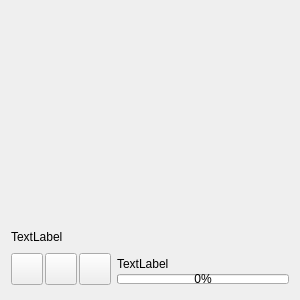
<?xml version="1.0" encoding="UTF-8"?>
<ui version="4.0">
 <class>SoundPlayerView</class>
 <widget class="QWidget" name="SoundPlayerView">
  <property name="geometry">
   <rect>
    <x>0</x>
    <y>0</y>
    <width>300</width>
    <height>300</height>
   </rect>
  </property>
  <property name="maximumSize">
   <size>
    <width>300</width>
    <height>300</height>
   </size>
  </property>
  <property name="windowTitle">
   <string>Sound player</string>
  </property>
  <property name="floating" stdset="0">
   <bool>true</bool>
  </property>
  <layout class="QVBoxLayout" name="verticalLayout">
   <property name="spacing">
    <number>2</number>
   </property>
   <item>
    <widget class="QWidget" name="widget" native="true"/>
   </item>
   <item>
    <widget class="QWidget" name="widget_5" native="true">
     <property name="maximumSize">
      <size>
       <width>16777215</width>
       <height>20</height>
      </size>
     </property>
     <layout class="QVBoxLayout" name="verticalLayout_3">
      <property name="spacing">
       <number>0</number>
      </property>
      <property name="leftMargin">
       <number>0</number>
      </property>
      <property name="topMargin">
       <number>0</number>
      </property>
      <property name="rightMargin">
       <number>0</number>
      </property>
      <property name="bottomMargin">
       <number>0</number>
      </property>
      <item>
       <widget class="QLabel" name="labelURI">
        <property name="maximumSize">
         <size>
          <width>16777215</width>
          <height>16777215</height>
         </size>
        </property>
        <property name="text">
         <string>TextLabel</string>
        </property>
        <property name="scaledContents">
         <bool>true</bool>
        </property>
       </widget>
      </item>
     </layout>
    </widget>
   </item>
   <item>
    <widget class="QWidget" name="widget_2" native="true">
     <property name="maximumSize">
      <size>
       <width>16777215</width>
       <height>40</height>
      </size>
     </property>
     <layout class="QHBoxLayout" name="horizontalLayout">
      <property name="leftMargin">
       <number>0</number>
      </property>
      <property name="topMargin">
       <number>0</number>
      </property>
      <property name="rightMargin">
       <number>0</number>
      </property>
      <property name="bottomMargin">
       <number>0</number>
      </property>
      <item>
       <widget class="QWidget" name="widget_3" native="true">
        <layout class="QHBoxLayout" name="horizontalLayout_2">
         <property name="spacing">
          <number>2</number>
         </property>
         <property name="leftMargin">
          <number>0</number>
         </property>
         <property name="topMargin">
          <number>0</number>
         </property>
         <property name="rightMargin">
          <number>0</number>
         </property>
         <property name="bottomMargin">
          <number>0</number>
         </property>
         <item>
          <widget class="QPushButton" name="pushButtonPlay">
           <property name="maximumSize">
            <size>
             <width>32</width>
             <height>32</height>
            </size>
           </property>
           <property name="text">
            <string/>
           </property>
           <property name="icon">
            <iconset resource="../../Shared/Resources/icons.qrc">
             <normaloff>:/icons/icons/blue_play.png</normaloff>:/icons/icons/blue_play.png</iconset>
           </property>
          </widget>
         </item>
         <item>
          <widget class="QPushButton" name="pushButtonPause">
           <property name="maximumSize">
            <size>
             <width>32</width>
             <height>32</height>
            </size>
           </property>
           <property name="text">
            <string/>
           </property>
           <property name="icon">
            <iconset resource="../../Shared/Resources/icons.qrc">
             <normaloff>:/icons/icons/blue_pause.png</normaloff>:/icons/icons/blue_pause.png</iconset>
           </property>
          </widget>
         </item>
         <item>
          <widget class="QPushButton" name="pushButtonStop">
           <property name="maximumSize">
            <size>
             <width>32</width>
             <height>32</height>
            </size>
           </property>
           <property name="text">
            <string/>
           </property>
           <property name="icon">
            <iconset resource="../../Shared/Resources/icons.qrc">
             <normaloff>:/icons/icons/blue_stop.png</normaloff>:/icons/icons/blue_stop.png</iconset>
           </property>
          </widget>
         </item>
        </layout>
       </widget>
      </item>
      <item>
       <widget class="QWidget" name="widget_4" native="true">
        <layout class="QVBoxLayout" name="verticalLayout_2">
         <property name="spacing">
          <number>0</number>
         </property>
         <property name="leftMargin">
          <number>0</number>
         </property>
         <property name="topMargin">
          <number>5</number>
         </property>
         <property name="rightMargin">
          <number>0</number>
         </property>
         <property name="bottomMargin">
          <number>5</number>
         </property>
         <item>
          <widget class="QLabel" name="labelPosition">
           <property name="text">
            <string>TextLabel</string>
           </property>
          </widget>
         </item>
         <item>
          <widget class="QProgressBar" name="progressBar">
           <property name="maximumSize">
            <size>
             <width>16777215</width>
             <height>10</height>
            </size>
           </property>
           <property name="value">
            <number>0</number>
           </property>
          </widget>
         </item>
        </layout>
       </widget>
      </item>
     </layout>
    </widget>
   </item>
  </layout>
 </widget>
 <layoutdefault spacing="6" margin="11"/>
 <resources>
  <include location="../../Shared/Resources/icons.qrc"/>
 </resources>
 <connections/>
</ui>
